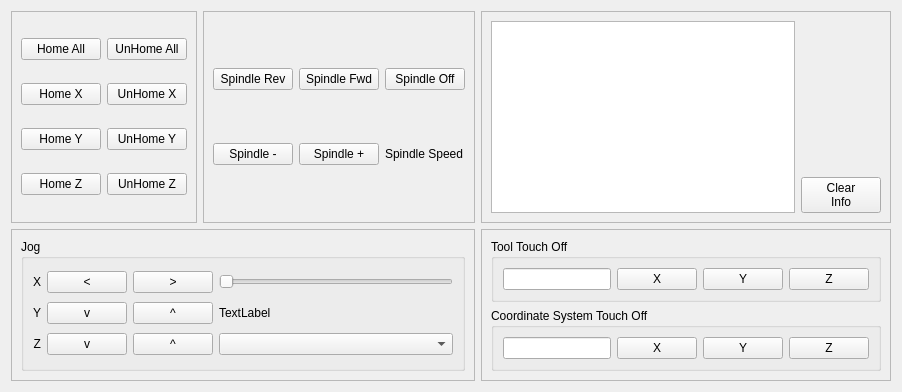
      <widget class="QWidget" name="tab">
       <attribute name="title">
        <string>Home</string>
       </attribute>
       <layout class="QGridLayout" name="gridLayout_2">
        <item row="0" column="0">
         <widget class="QFrame" name="frame_2">
          <property name="frameShape">
           <enum>QFrame::StyledPanel</enum>
          </property>
          <property name="frameShadow">
           <enum>QFrame::Raised</enum>
          </property>
          <layout class="QGridLayout" name="gridLayout_3">
           <item row="2" column="0">
            <widget class="QPushButton" name="home_pb_1">
             <property name="text">
              <string>Home Y</string>
             </property>
            </widget>
           </item>
           <item row="0" column="1">
            <widget class="QPushButton" name="unhome_all_pb">
             <property name="text">
              <string>UnHome All</string>
             </property>
            </widget>
           </item>
           <item row="0" column="0">
            <widget class="QPushButton" name="home_all_pb">
             <property name="text">
              <string>Home All</string>
             </property>
            </widget>
           </item>
           <item row="2" column="1">
            <widget class="QPushButton" name="unhome_pb_1">
             <property name="text">
              <string>UnHome Y</string>
             </property>
            </widget>
           </item>
           <item row="1" column="0">
            <widget class="QPushButton" name="home_pb_0">
             <property name="text">
              <string>Home X</string>
             </property>
            </widget>
           </item>
           <item row="1" column="1">
            <widget class="QPushButton" name="unhome_pb_0">
             <property name="text">
              <string>UnHome X</string>
             </property>
            </widget>
           </item>
           <item row="3" column="0">
            <widget class="QPushButton" name="home_pb_2">
             <property name="text">
              <string>Home Z</string>
             </property>
            </widget>
           </item>
           <item row="3" column="1">
            <widget class="QPushButton" name="unhome_pb_2">
             <property name="text">
              <string>UnHome Z</string>
             </property>
            </widget>
           </item>
          </layout>
         </widget>
        </item>
        <item row="0" column="1">
         <widget class="QFrame" name="frame_9">
          <property name="frameShape">
           <enum>QFrame::StyledPanel</enum>
          </property>
          <property name="frameShadow">
           <enum>QFrame::Raised</enum>
          </property>
          <layout class="QGridLayout" name="gridLayout_14">
           <item row="1" column="3">
            <widget class="QLabel" name="spindle_speed_0_lb">
             <property name="text">
              <string>Spindle Speed</string>
             </property>
            </widget>
           </item>
           <item row="0" column="3">
            <widget class="QPushButton" name="spindle_stop_pb">
             <property name="text">
              <string>Spindle Off</string>
             </property>
            </widget>
           </item>
           <item row="0" column="2">
            <widget class="QPushButton" name="spindle_fwd_pb">
             <property name="text">
              <string>Spindle Fwd</string>
             </property>
            </widget>
           </item>
           <item row="0" column="0">
            <widget class="QPushButton" name="spindle_rev_pb">
             <property name="text">
              <string>Spindle Rev</string>
             </property>
            </widget>
           </item>
           <item row="1" column="0">
            <widget class="QPushButton" name="spindle_minus_pb">
             <property name="text">
              <string>Spindle -</string>
             </property>
            </widget>
           </item>
           <item row="1" column="2">
            <widget class="QPushButton" name="spindle_plus_pb">
             <property name="text">
              <string>Spindle +</string>
             </property>
            </widget>
           </item>
          </layout>
         </widget>
        </item>
        <item row="0" column="2">
         <widget class="QFrame" name="frame_8">
          <property name="frameShape">
           <enum>QFrame::StyledPanel</enum>
          </property>
          <property name="frameShadow">
           <enum>QFrame::Raised</enum>
          </property>
          <layout class="QGridLayout" name="gridLayout_13">
           <item row="1" column="1">
            <widget class="QPushButton" name="clear_info_pb">
             <property name="text">
              <string>Clear
Info</string>
             </property>
            </widget>
           </item>
           <item row="0" column="1">
            <spacer name="verticalSpacer_5">
             <property name="orientation">
              <enum>Qt::Vertical</enum>
             </property>
             <property name="sizeHint" stdset="0">
              <size>
               <width>20</width>
               <height>40</height>
              </size>
             </property>
            </spacer>
           </item>
           <item row="0" column="0" rowspan="2">
            <widget class="QPlainTextEdit" name="info_pte"/>
           </item>
          </layout>
         </widget>
        </item>
        <item row="1" column="0" colspan="2">
         <widget class="QFrame" name="frame_3">
          <property name="frameShape">
           <enum>QFrame::StyledPanel</enum>
          </property>
          <property name="frameShadow">
           <enum>QFrame::Raised</enum>
          </property>
          <layout class="QGridLayout" name="gridLayout_8">
           <item row="0" column="0" rowspan="2">
            <widget class="QGroupBox" name="groupBox_9">
             <property name="title">
              <string>Jog</string>
             </property>
             <layout class="QGridLayout" name="gridLayout_31">
              <item row="0" column="2">
               <widget class="QPushButton" name="jog_minus_pb_0">
                <property name="text">
                 <string>&lt;</string>
                </property>
               </widget>
              </item>
              <item row="1" column="0">
               <widget class="QLabel" name="label_8">
                <property name="text">
                 <string>Y</string>
                </property>
                <property name="alignment">
                 <set>Qt::AlignRight|Qt::AlignTrailing|Qt::AlignVCenter</set>
                </property>
               </widget>
              </item>
              <item row="3" column="2">
               <widget class="QPushButton" name="jog_minus_pb_2">
                <property name="text">
                 <string>v</string>
                </property>
               </widget>
              </item>
              <item row="3" column="0">
               <widget class="QLabel" name="label_9">
                <property name="text">
                 <string>Z</string>
                </property>
                <property name="alignment">
                 <set>Qt::AlignRight|Qt::AlignTrailing|Qt::AlignVCenter</set>
                </property>
               </widget>
              </item>
              <item row="1" column="2">
               <widget class="QPushButton" name="jog_minus_pb_1">
                <property name="text">
                 <string>v</string>
                </property>
               </widget>
              </item>
              <item row="0" column="3">
               <widget class="QPushButton" name="jog_plus_pb_0">
                <property name="text">
                 <string>&gt;</string>
                </property>
               </widget>
              </item>
              <item row="0" column="0">
               <widget class="QLabel" name="label_7">
                <property name="text">
                 <string>X</string>
                </property>
                <property name="alignment">
                 <set>Qt::AlignRight|Qt::AlignTrailing|Qt::AlignVCenter</set>
                </property>
               </widget>
              </item>
              <item row="1" column="3">
               <widget class="QPushButton" name="jog_plus_pb_1">
                <property name="text">
                 <string>^</string>
                </property>
               </widget>
              </item>
              <item row="3" column="3">
               <widget class="QPushButton" name="jog_plus_pb_2">
                <property name="text">
                 <string>^</string>
                </property>
               </widget>
              </item>
              <item row="0" column="4">
               <widget class="QSlider" name="jog_vel_sl">
                <property name="orientation">
                 <enum>Qt::Horizontal</enum>
                </property>
               </widget>
              </item>
              <item row="1" column="4">
               <widget class="QLabel" name="jog_vel_lb">
                <property name="text">
                 <string>TextLabel</string>
                </property>
               </widget>
              </item>
              <item row="3" column="4">
               <widget class="QComboBox" name="jog_modes_cb"/>
              </item>
             </layout>
            </widget>
           </item>
          </layout>
         </widget>
        </item>
        <item row="1" column="2">
         <widget class="QFrame" name="frame_14">
          <property name="frameShape">
           <enum>QFrame::StyledPanel</enum>
          </property>
          <property name="frameShadow">
           <enum>QFrame::Raised</enum>
          </property>
          <layout class="QGridLayout" name="gridLayout_32">
           <item row="0" column="0">
            <widget class="QGroupBox" name="groupBox_2">
             <property name="title">
              <string>Tool Touch Off</string>
             </property>
             <layout class="QGridLayout" name="gridLayout_10">
              <item row="0" column="1">
               <widget class="QPushButton" name="tool_touchoff_x">
                <property name="text">
                 <string>X</string>
                </property>
               </widget>
              </item>
              <item row="0" column="3">
               <widget class="QPushButton" name="tool_touchoff_z">
                <property name="text">
                 <string>Z</string>
                </property>
               </widget>
              </item>
              <item row="0" column="0">
               <widget class="QLineEdit" name="tool_touchoff_le">
                <property name="input" stdset="0">
                 <string>number</string>
                </property>
               </widget>
              </item>
              <item row="0" column="2">
               <widget class="QPushButton" name="tool_touchoff_y">
                <property name="text">
                 <string>Y</string>
                </property>
               </widget>
              </item>
             </layout>
            </widget>
           </item>
           <item row="1" column="0">
            <widget class="QGroupBox" name="groupBox">
             <property name="title">
              <string>Coordinate System Touch Off</string>
             </property>
             <layout class="QGridLayout" name="gridLayout_9">
              <item row="0" column="2">
               <widget class="QPushButton" name="touchoff_pb_y">
                <property name="text">
                 <string>Y</string>
                </property>
               </widget>
              </item>
              <item row="0" column="1">
               <widget class="QPushButton" name="touchoff_pb_x">
                <property name="text">
                 <string>X</string>
                </property>
               </widget>
              </item>
              <item row="0" column="3">
               <widget class="QPushButton" name="touchoff_pb_z">
                <property name="text">
                 <string>Z</string>
                </property>
               </widget>
              </item>
              <item row="0" column="0">
               <widget class="QLineEdit" name="touchoff_le">
                <property name="input" stdset="0">
                 <string>number</string>
                </property>
               </widget>
              </item>
             </layout>
            </widget>
           </item>
          </layout>
         </widget>
        </item>
       </layout>
      </widget>
